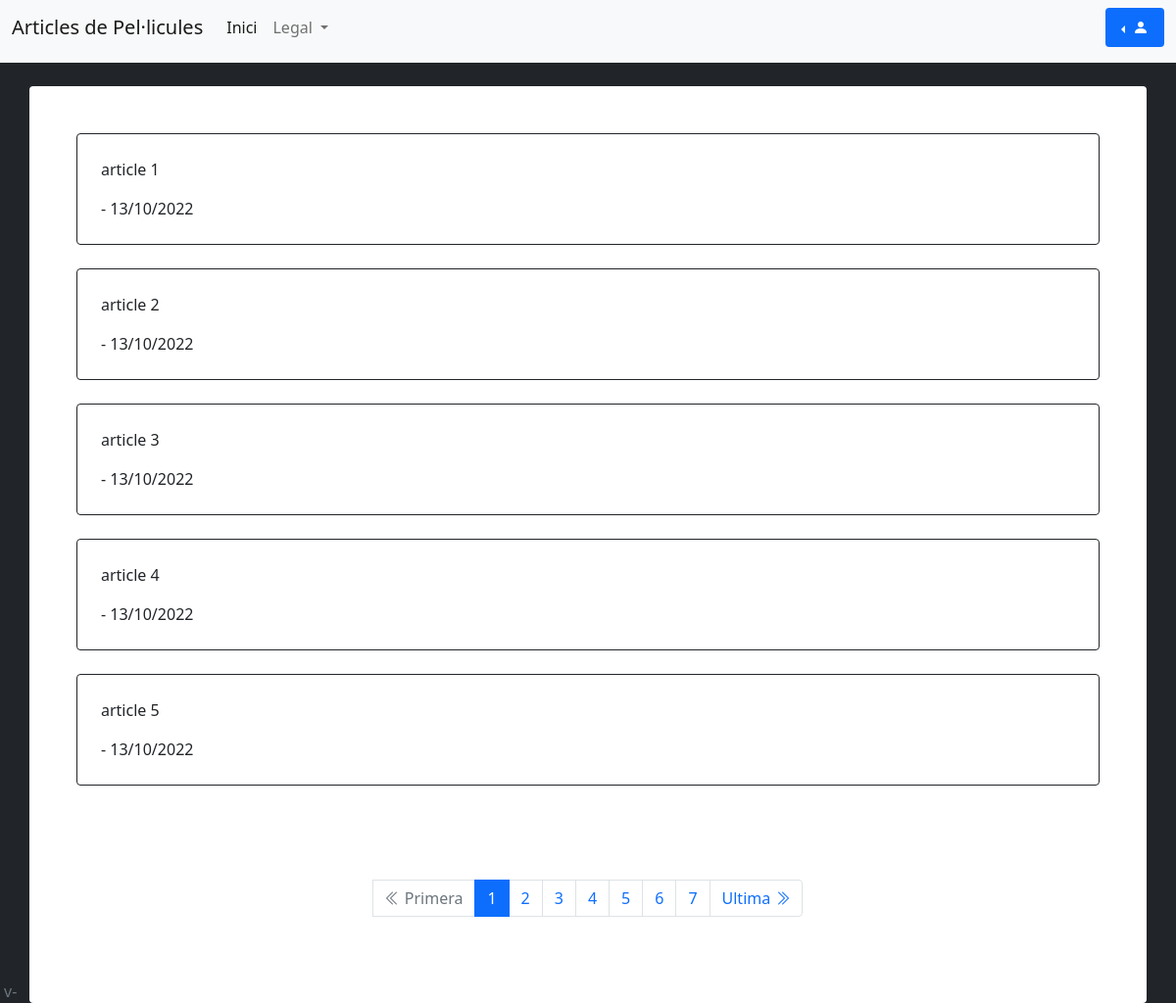
/, run on an earlier commit of the app's database.
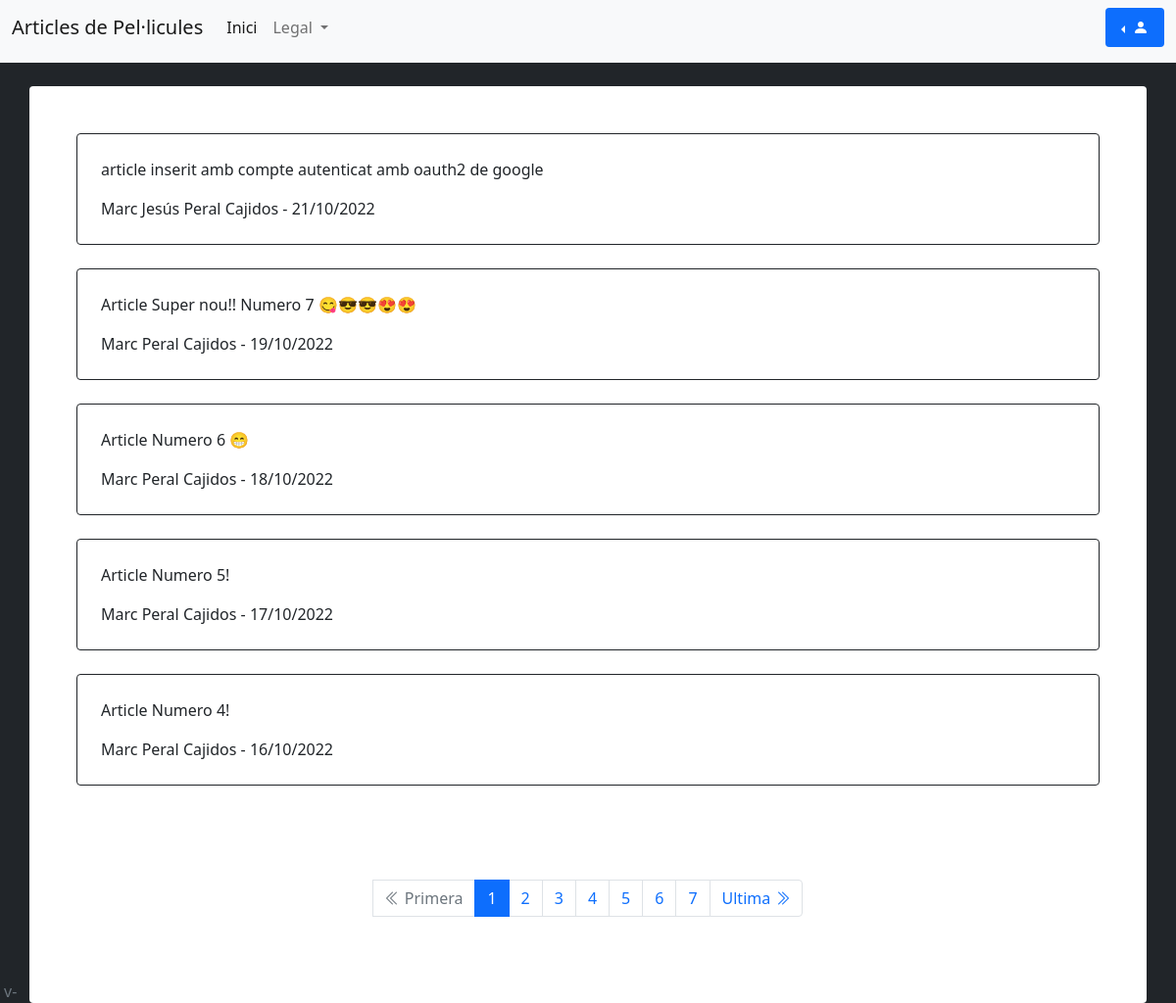
And on a later commit of the database.
### tables this page shows
CREATE TABLE `article` (
  `id` int(11) NOT NULL,
  `article` varchar(1000) NOT NULL,
  `autor` int(11) NOT NULL,
  `data` date NOT NULL
);

CREATE TABLE `usuari` (
  `id` int(11) NOT NULL,
  `nom` varchar(20) NOT NULL,
  `cognoms` varchar(20) DEFAULT NULL,
  `correu` varchar(50) NOT NULL,
  `contrasenya` char(64) DEFAULT NULL
);

### src/internal/db/mysql.php (called while the page is built, shortened)
<?php
function getArticlePage(PDO $conn, int $page, int $maxArtPerPage): PDOStatement
{
    $minim = ($page * $maxArtPerPage) - $maxArtPerPage;
    $maxim = $maxArtPerPage;
    $pdo = $conn->prepare("SELECT a.id, a.article, a.autor, DATE_FORMAT(a.data, '%d/%m/%Y') as data, u.nom, u.cognoms FROM article a LEFT JOIN usuari u ON u.id = a.autor ORDER BY a.data DESC LIMIT :minLimit, :maxLimit ");
    $pdo->bindParam(":minLimit", $minim, PDO::PARAM_INT);
    $pdo->bindParam(":maxLimit", $maxim, PDO::PARAM_INT);
    $pdo->execute();
    return $pdo;
}
function getArticleCount(PDO $conn): int
{
    $pdo = $conn->prepare('SELECT count(*) as count FROM article');
    $pdo->execute();
    $count = $pdo->fetch()["count"];
    return $count;
}

### src/controllers/index.php (called while the page is built, shortened)
<?php
require_once("src/internal/db/mysql.php");
require_once("src/internal/viewFunctions/pagging.php");
$pdo = getMysqlPDO();
$itemsPerPage = 5;
if (isset($_GET["art"])) {
  $meArticles = $_GET["art"] == "me" ? true : false;
} else {
  $meArticles = true;
}
if (checkLogin() && $meArticles) {
  $userid = $_SESSION["id"];
  $artCount = getArticleCountByUser($pdo, $userid);
  if (!$artCount == 0) {
    $maxPage = ceil($artCount / $itemsPerPage);
    $page = getPagNumber($maxPage);
    $articles = getArticlePageByUser($pdo, $page, $itemsPerPage, $userid);
  } else {
    $articles = NULL;
    $page = 1;
    $maxPage = 1;
  }
} else {
  $artCount = getArticleCount($pdo);
  $maxPage = ceil($artCount / $itemsPerPage);
  $page = getPagNumber($maxPage);
  $articles = getArticlePage($pdo, $page, $itemsPerPage);
}
require_once("src/views/index.vista.php");

### src/internal/viewFunctions/articles.php (the view, shortened to what this page needs)
<?php
function printArticlesbyUserId(?PDOStatement $articles): void
{
    if (isset($articles) && $articles != NULL) {
        while ($row = $articles->fetch()) {
            echo "<div class=\" border border-dark m-4 p-4 rounded  \">";
            echo "<p>";
            echo $row["article"];
            echo "</p>";
            echo "<div>" . $row["nom"] . " " . $row["cognoms"] . " - " . $row["data"] . "</div>";
            echo "</div>";
        }
    } else {
        echo "<div class=\" border border-dark m-4 p-4 rounded  \">";
        echo "<p>";
        echo "No hi ha articles disponibles. Pots afegir un article aqui: <a href=write-article> Afegir article</a>";
        echo "</p>";
        echo "</div>";
    }
};

### src/internal/viewFunctions/pagging.php (shortened to what this page needs)
<?php
function getPagNumber(int $maxPage): int
{
    if (empty($_GET["p"])) {
        return 1;
    }
    $pag = intval($_GET["p"]);
    return $pag;
}
function printDynamicPagination(int $page, int $maxPagination, int $maxPage, int $minPage): void
{
    if (!fmod($maxPagination, 2)) {
        $maxPagination++;
    }
    $offs = ($maxPagination - 1) / 2;
    for ($p = 1; $p <= min($maxPage, $maxPagination); $p++) {
        for ($i = 0; $i < $offs; $i++) {
            if ($minPage + $i == $page) {
                $actualPage = $p - ($i + 1);
                break;
            }
        }
        $actualPage = $page + $actualPage;
        printPaginationButton($actualPage, $page);
    }
}
function printPaginationButton(int $actualPage, int $page): void
{
    $visibility = getPaginationVisibility();
    if ($actualPage == $page) {
        echo "<li class=\"page-item active user-select-none\"><a class=\"page-link\" >$actualPage</a></li>";
    } else {
        echo "<li class=\"page-item \"><a class=\"page-link\" href=\"?p=$actualPage" . $visibility . "\">$actualPage</a></li>";
    }
}
function printFirstPage(int $page, int $minPage): void
{
    echo "<li class=\"page-item\">";
    if ($page == $minPage) {
        echo "<li class=\"page-item disabled\">";
    } else {
        echo "<li class=\"page-item\">";
    }
    $visibility = getPaginationVisibility();
    echo "<a class=\"page-link\" href=\"?p=$minPage" . $visibility . "\" aria-label=\"Next\">";
    echo "      <i class=\"bi bi-chevron-double-left\"></i>
    <span class=\"sr-only\">Primera</span>
    </a>
    </li>";
}
function printLastPage(int $page, int $maxPage): void
{
    echo "<li class=\"page-item\">";
    if ($page == $maxPage) {
        echo "<li class=\"page-item disabled\">";
    } else {
        echo "<li class=\"page-item\">";
    }
    $visibility = getPaginationVisibility();
    echo "<a class=\"page-link\" href=\"?p=$maxPage" . $visibility . "\" aria-label=\"Next\">";
    echo "      <span class=\"sr-only\">Ultima</span>
                <i class=\"bi bi-chevron-double-right\"></i>
			</a>
		</li>";
}
function printPagination(int $page, int $minPage, int $maxPage, int $maxPagination): void
{
    echo "<nav><ul class=\"pagination justify-content-center p-5 mt-5\">";
    printFirstPage($page, $minPage);
    if ($maxPage < $maxPagination) {
        printStaticPagination($page, $maxPage);
    } else {
        printDynamicPagination($page, $maxPagination, $maxPage, $minPage);
    }
    printLastPage($page, $maxPage);
    echo "</ul></nav>";
}
function getPaginationVisibility(): string
{
    if (!isset($_GET["art"])) {
        return "";
    }
}

What changed in the data, as far as the page shows it:
removed article: article "article 1", data "13/10/2022"
removed article: article "article 2", data "13/10/2022"
removed article: article "article 3", data "13/10/2022"
removed article: article "article 4", data "13/10/2022"
removed article: article "article 5", data "13/10/2022"
added article: article "article inserit amb compte autenticat amb oauth2 de google", autor.nom "Marc Jesús", autor.cognoms "Peral Cajidos", data "21/10/2022"
added article: article "Article Super nou!! Numero 7 😋😎😎😍😍", autor.nom "Marc", autor.cognoms "Peral Cajidos", data "19/10/2022"
added article: article "Article Numero 6 😁", autor.nom "Marc", autor.cognoms "Peral Cajidos", data "18/10/2022"
added article: article "Article Numero 5!", autor.nom "Marc", autor.cognoms "Peral Cajidos", data "17/10/2022"
added article: article "Article Numero 4!", autor.nom "Marc", autor.cognoms "Peral Cajidos", data "16/10/2022"
